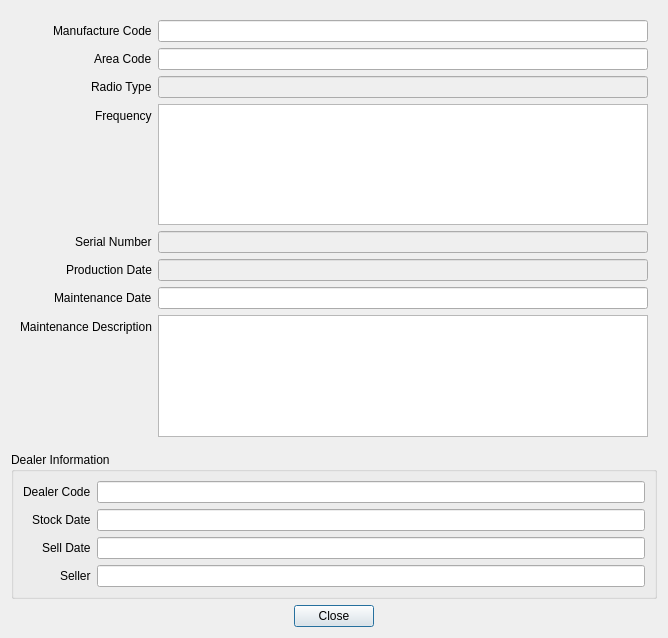
<?xml version="1.0" encoding="UTF-8"?>
<ui version="4.0">
 <class>LocalInformationDialog</class>
 <widget class="QDialog" name="LocalInformationDialog">
  <property name="geometry">
   <rect>
    <x>0</x>
    <y>0</y>
    <width>668</width>
    <height>638</height>
   </rect>
  </property>
  <property name="windowTitle">
   <string>Dialog</string>
  </property>
  <layout class="QVBoxLayout" name="verticalLayout">
   <item>
    <widget class="QWidget" name="widget_2" native="true">
     <layout class="QHBoxLayout" name="horizontalLayout_3">
      <item>
       <layout class="QFormLayout" name="formLayout">
        <property name="labelAlignment">
         <set>Qt::AlignmentFlag::AlignRight|Qt::AlignmentFlag::AlignTrailing|Qt::AlignmentFlag::AlignVCenter</set>
        </property>
        <item row="1" column="0">
         <widget class="QLabel" name="label_2">
          <property name="text">
           <string>Manufacture Code</string>
          </property>
         </widget>
        </item>
        <item row="1" column="1">
         <widget class="QLineEdit" name="manufactureCodeTxt">
          <property name="maxLength">
           <number>8</number>
          </property>
          <property name="readOnly">
           <bool>true</bool>
          </property>
         </widget>
        </item>
        <item row="2" column="0">
         <widget class="QLabel" name="label">
          <property name="text">
           <string>Area Code</string>
          </property>
         </widget>
        </item>
        <item row="2" column="1">
         <widget class="QLineEdit" name="areaCodeTxt">
          <property name="maxLength">
           <number>4</number>
          </property>
          <property name="readOnly">
           <bool>true</bool>
          </property>
         </widget>
        </item>
        <item row="3" column="0">
         <widget class="QLabel" name="label_4">
          <property name="text">
           <string>Radio Type</string>
          </property>
         </widget>
        </item>
        <item row="3" column="1">
         <widget class="QLineEdit" name="radioTypeTxt">
          <property name="enabled">
           <bool>false</bool>
          </property>
          <property name="readOnly">
           <bool>true</bool>
          </property>
         </widget>
        </item>
        <item row="4" column="0">
         <widget class="QLabel" name="label_6">
          <property name="text">
           <string>Frequency</string>
          </property>
         </widget>
        </item>
        <item row="4" column="1">
         <widget class="QTextEdit" name="frequencyTxt">
          <property name="readOnly">
           <bool>true</bool>
          </property>
         </widget>
        </item>
        <item row="5" column="0">
         <widget class="QLabel" name="label_8">
          <property name="text">
           <string>Serial Number</string>
          </property>
         </widget>
        </item>
        <item row="5" column="1">
         <widget class="QLineEdit" name="serialNumberTxt">
          <property name="enabled">
           <bool>false</bool>
          </property>
          <property name="readOnly">
           <bool>true</bool>
          </property>
         </widget>
        </item>
        <item row="6" column="0">
         <widget class="QLabel" name="label_9">
          <property name="text">
           <string>Production Date</string>
          </property>
         </widget>
        </item>
        <item row="6" column="1">
         <widget class="QLineEdit" name="productionDateTxt">
          <property name="enabled">
           <bool>false</bool>
          </property>
          <property name="readOnly">
           <bool>true</bool>
          </property>
         </widget>
        </item>
        <item row="7" column="0">
         <widget class="QLabel" name="label_10">
          <property name="text">
           <string>Maintenance Date</string>
          </property>
         </widget>
        </item>
        <item row="7" column="1">
         <widget class="QLineEdit" name="maintenanceDateTxt">
          <property name="maxLength">
           <number>16</number>
          </property>
          <property name="readOnly">
           <bool>true</bool>
          </property>
         </widget>
        </item>
        <item row="8" column="0">
         <widget class="QLabel" name="label_11">
          <property name="text">
           <string>Maintenance Description</string>
          </property>
         </widget>
        </item>
        <item row="8" column="1">
         <widget class="QPlainTextEdit" name="maintenanceDescriptionTxt">
          <property name="readOnly">
           <bool>true</bool>
          </property>
         </widget>
        </item>
       </layout>
      </item>
     </layout>
    </widget>
   </item>
   <item>
    <widget class="QGroupBox" name="groupBox">
     <property name="title">
      <string>Dealer Information</string>
     </property>
     <layout class="QVBoxLayout" name="verticalLayout_2">
      <item>
       <layout class="QFormLayout" name="formLayout_2">
        <property name="labelAlignment">
         <set>Qt::AlignmentFlag::AlignRight|Qt::AlignmentFlag::AlignTrailing|Qt::AlignmentFlag::AlignVCenter</set>
        </property>
        <item row="0" column="0">
         <widget class="QLabel" name="label_12">
          <property name="text">
           <string>Dealer Code</string>
          </property>
         </widget>
        </item>
        <item row="1" column="0">
         <widget class="QLabel" name="label_13">
          <property name="text">
           <string>Stock Date</string>
          </property>
         </widget>
        </item>
        <item row="2" column="0">
         <widget class="QLabel" name="label_14">
          <property name="text">
           <string>Sell Date</string>
          </property>
         </widget>
        </item>
        <item row="3" column="0">
         <widget class="QLabel" name="label_15">
          <property name="text">
           <string>Seller</string>
          </property>
         </widget>
        </item>
        <item row="0" column="1">
         <widget class="QLineEdit" name="dealerCodeTxt">
          <property name="maxLength">
           <number>16</number>
          </property>
          <property name="readOnly">
           <bool>true</bool>
          </property>
         </widget>
        </item>
        <item row="1" column="1">
         <widget class="QLineEdit" name="stockDateTxt">
          <property name="maxLength">
           <number>16</number>
          </property>
          <property name="readOnly">
           <bool>true</bool>
          </property>
         </widget>
        </item>
        <item row="2" column="1">
         <widget class="QLineEdit" name="sellDateTxt">
          <property name="maxLength">
           <number>16</number>
          </property>
          <property name="readOnly">
           <bool>true</bool>
          </property>
         </widget>
        </item>
        <item row="3" column="1">
         <widget class="QLineEdit" name="sellerTxt">
          <property name="maxLength">
           <number>16</number>
          </property>
          <property name="readOnly">
           <bool>true</bool>
          </property>
         </widget>
        </item>
       </layout>
      </item>
     </layout>
    </widget>
   </item>
   <item>
    <widget class="QDialogButtonBox" name="buttonBox">
     <property name="orientation">
      <enum>Qt::Orientation::Horizontal</enum>
     </property>
     <property name="standardButtons">
      <set>QDialogButtonBox::StandardButton::Close</set>
     </property>
     <property name="centerButtons">
      <bool>true</bool>
     </property>
    </widget>
   </item>
  </layout>
 </widget>
 <resources/>
 <connections>
  <connection>
   <sender>buttonBox</sender>
   <signal>accepted()</signal>
   <receiver>LocalInformationDialog</receiver>
   <slot>accept()</slot>
   <hints>
    <hint type="sourcelabel">
     <x>248</x>
     <y>254</y>
    </hint>
    <hint type="destinationlabel">
     <x>157</x>
     <y>274</y>
    </hint>
   </hints>
  </connection>
  <connection>
   <sender>buttonBox</sender>
   <signal>rejected()</signal>
   <receiver>LocalInformationDialog</receiver>
   <slot>reject()</slot>
   <hints>
    <hint type="sourcelabel">
     <x>316</x>
     <y>260</y>
    </hint>
    <hint type="destinationlabel">
     <x>286</x>
     <y>274</y>
    </hint>
   </hints>
  </connection>
 </connections>
</ui>
